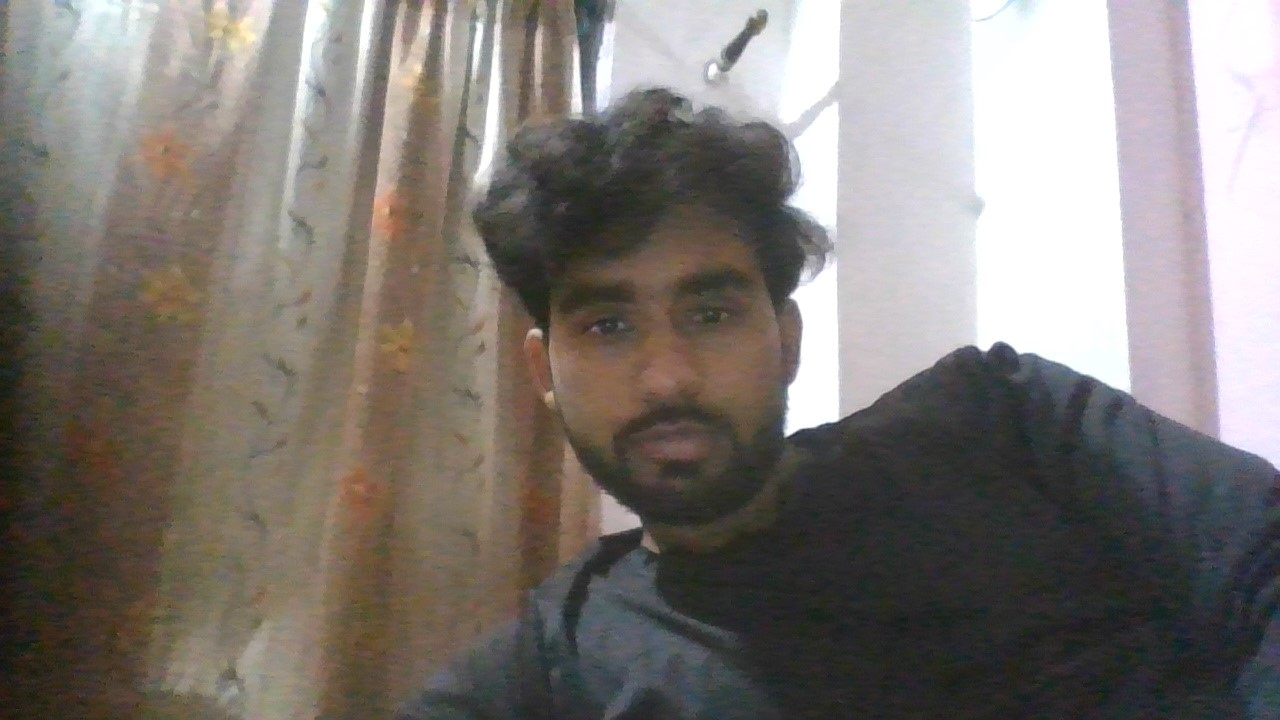
#> input picture Household_Members/Akshat/Akshat_1.jpg, 1280 x 720 px
$ python PersonRecognition.py
#> lines starting #> are read from the running program, lines starting #| are printed output that depends on the picture; after the words box and inside, x2 and y2 are one past the last pixel; in counts of white or black regions, pixels touching at a corner belong together
import cv2
import os
import numpy as np
from datetime import datetime, timedelta

# Function to get greeting based on current time
def get_greeting():
    current_hour = datetime.now().hour
    if 5 <= current_hour < 12:
        return "Good Morning"
    elif 12 <= current_hour < 17:
        return "Good Afternoon"
    else:
        return "Good Evening"

# Creating the LBPH face recognizer
recognizer = cv2.face.LBPHFaceRecognizer_create()

# Loading the Haar cascade for face detection
face_cascade = cv2.CascadeClassifier(cv2.data.haarcascades + 'haarcascade_frontalface_default.xml')

# Initialize lists to hold the faces and labels and dictionary to map label names to numeric fields
known_faces = []
known_labels = []
label_map = {}

# Loading known faces and assigning labels (names)
label = 0
for person_folder in os.listdir('Household_Members'):
    person_path = os.path.join('Household_Members', person_folder)

    if os.path.isdir(person_path):
        # Assigning label for each person folder
        label_map[person_folder] = label
        label += 1

        # Loading images from each person's folder
        for filename in os.listdir(person_path):
            if filename.endswith(('.jpg', '.jpeg', '.png')):
                # Reading the image
                img_path = os.path.join(person_path, filename)
                image = cv2.imread(img_path, cv2.IMREAD_GRAYSCALE)
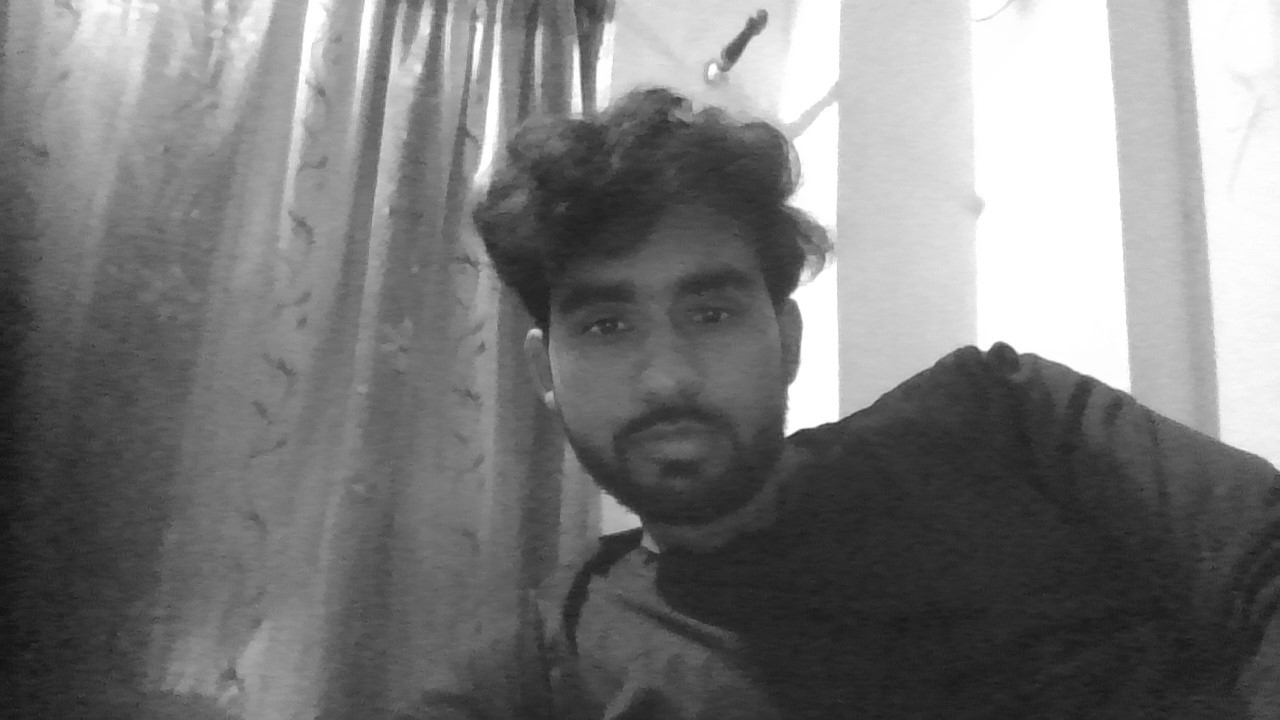
#> image: shape (720, 1280); min 18, max 255, mean 122.5

                # Detect faces in the image
                faces = face_cascade.detectMultiScale(image, scaleFactor=1.1, minNeighbors=5)
#> faces = [[495, 196, 324, 324]]

                for (x, y, w, h) in faces:
                    # Extract the face region of interest (ROI)
                    face = image[y:y+h, x:x+w]
                    known_faces.append(face)
                    known_labels.append(label_map[person_folder])
#> this loop made 1 pass
#> pass 1, `face = image[y:y+h, x:x+w]`:
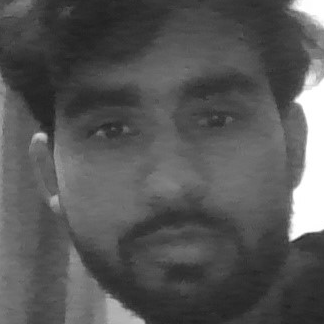
#> face: shape (324, 324); min 32, max 255, mean 86.6
#> after the loop, known_faces = 1 item; known_labels = [0]

# Training the recognizer with the known faces and labels
recognizer.train(known_faces, np.array(known_labels))

# Initializing the camera
cap = cv2.VideoCapture(0)

start_time = datetime.now()
person_detected = False

while True:
    # Capturing a frame from the camera
    ret, frame = cap.read()
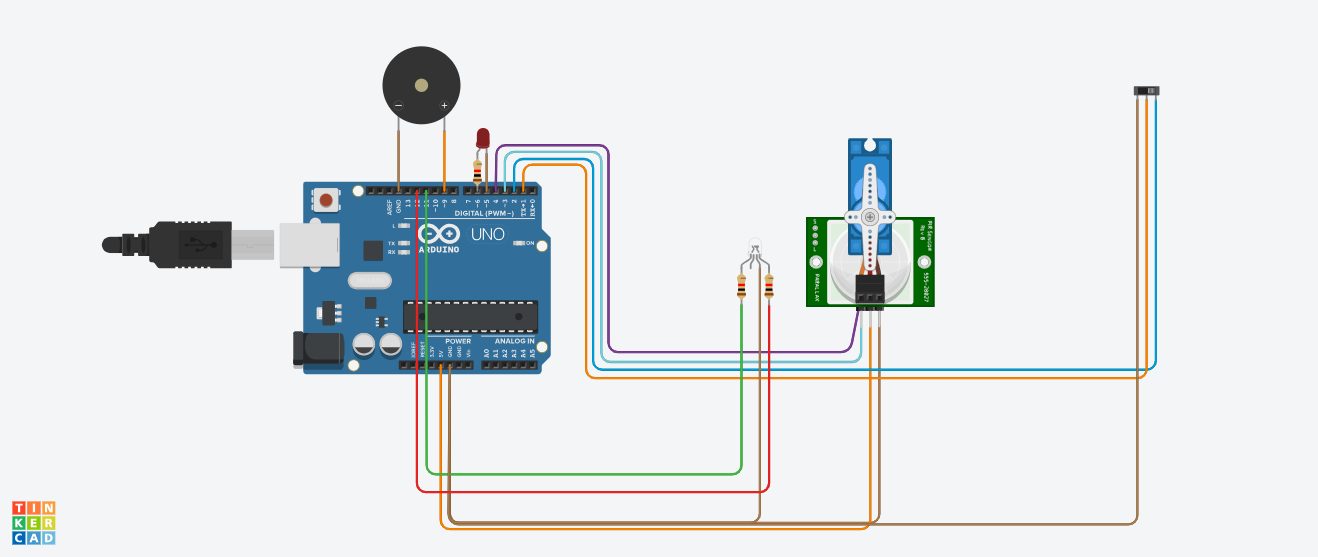
#> input picture smart_home_security_arduino.png, 1318 x 557 px, given in place of the camera
#> frame is the input picture: shape (557, 1318, 3); mean B, G, R 230, 228.7, 225.1
    if not ret:
        break

    # Converting frame to grayscale
    gray_frame = cv2.cvtColor(frame, cv2.COLOR_BGR2GRAY)
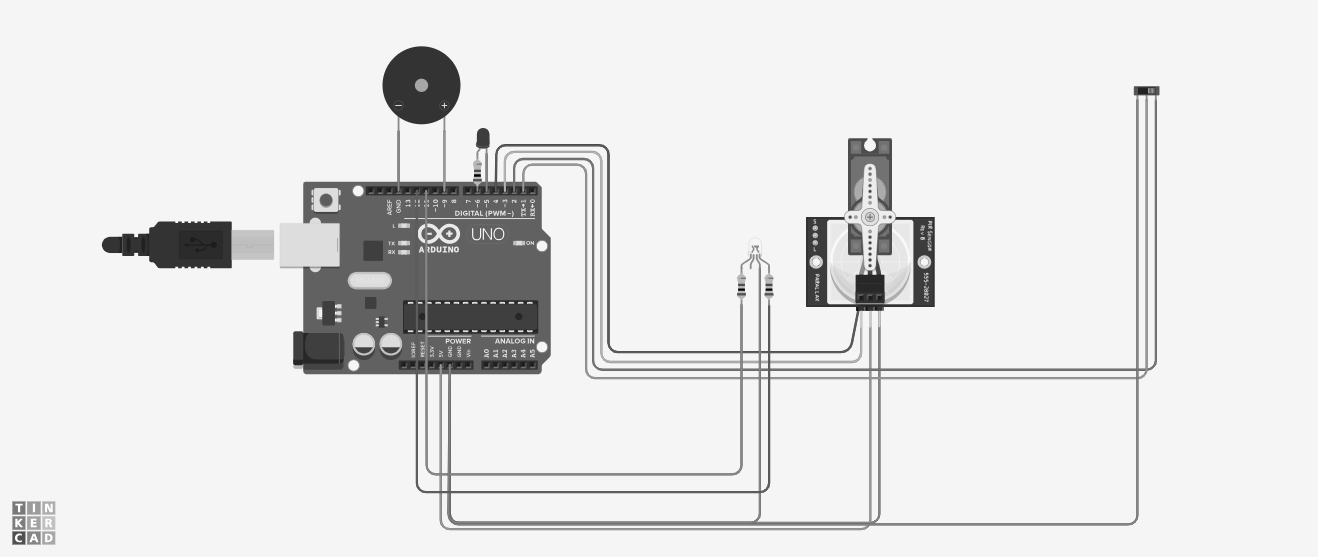
#> gray_frame: shape (557, 1318); min 0, max 255, mean 227.9
    # Detecting faces in grayscale frame
    faces = face_cascade.detectMultiScale(gray_frame, scaleFactor=1.1, minNeighbors=5)
#> faces = ()

    if len(faces) > 0:
        person_detected = True

    if len(faces) == 0:
        cv2.putText(frame, "No Person Detected", (50, 50), cv2.FONT_HERSHEY_SIMPLEX, 1.0, (0, 0, 255), 2)
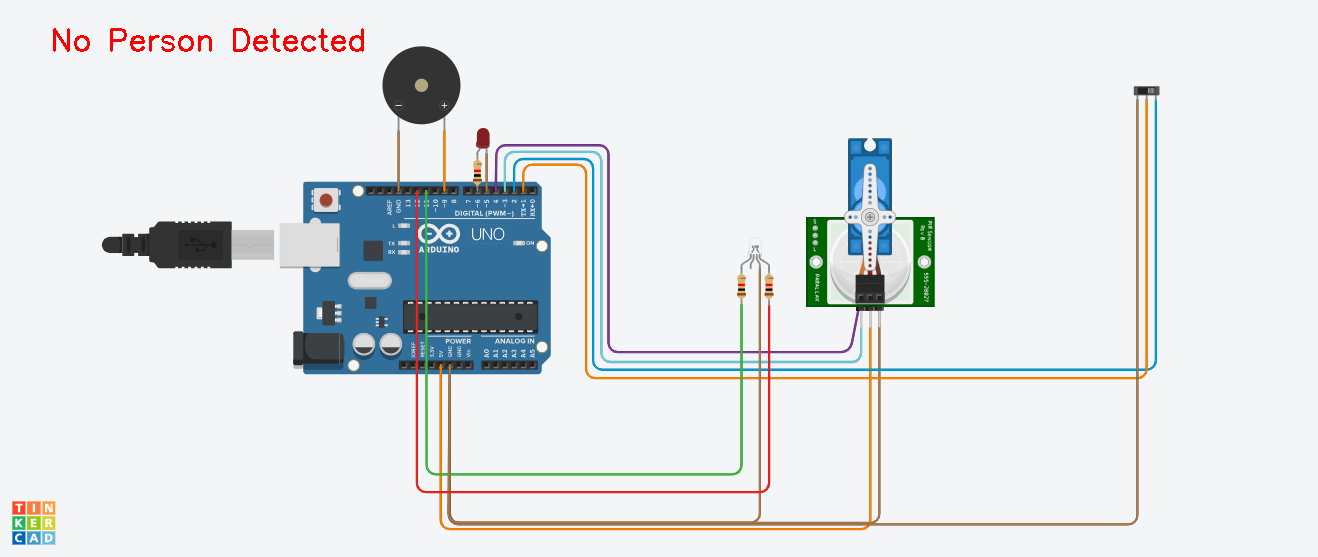
#> frame: shape (557, 1318, 3); 0.29% of pixels changed, all inside (x1, y1, x2, y2) = (53, 28, 364, 52)

    for (x, y, w, h) in faces:
        # Extracting the face ROI from the grayscale frame
        face = gray_frame[y:y+h, x:x+w]
        # Predicting the label and confidence for the face
        label, confidence = recognizer.predict(face)
        name = "Unknown"

        if confidence < 40:  # Confidence threshold
            name = list(label_map.keys())[list(label_map.values()).index(label)]
            print(f"Person recognized as {name}. Opening the door.")
            cv2.putText(frame, f"recognized {name}", (x, y - 10), cv2.FONT_HERSHEY_SIMPLEX, 0.9, (36, 255, 12), 2)

            main_image_path = None
            for ext in ['jpg', 'jpeg', 'png']:
                main_image_path = os.path.join('Household_Members', name, f"{name}_Main.{ext}")
                if os.path.exists(main_image_path):
                    break

            if main_image_path is not None and os.path.exists(main_image_path):
                main_image = cv2.imread(main_image_path)
                if main_image is not None:
                    # Resize the main image to fit in the left side of the screen
                    main_image_height = cap.get(cv2.CAP_PROP_FRAME_HEIGHT)
                    main_image_width = cap.get(cv2.CAP_PROP_FRAME_WIDTH) // 2
                    main_image = cv2.resize(main_image, (int(main_image_width), int(main_image_height)))

                    # Create the welcome message image with SmokyWhite background
                    welcome_image = np.full((int(main_image_height), int(main_image_width), 3), (245, 245, 245), dtype=np.uint8)  # SmokyWhite background
                    greeting = get_greeting()
                    lines = [greeting, name, "Welcome Home!"]
                    line_height = cv2.getTextSize(lines[0], cv2.FONT_HERSHEY_SIMPLEX, 1, 2)[0][1] + 10

                    for i, line in enumerate(lines):
                        text_size = cv2.getTextSize(line, cv2.FONT_HERSHEY_SIMPLEX, 1, 2)[0]
                        text_x = (welcome_image.shape[1] - text_size[0]) // 2
                        text_y = (welcome_image.shape[0] - len(lines) * line_height) // 2 + (i * line_height)
                        cv2.putText(welcome_image, line, (text_x, text_y), cv2.FONT_HERSHEY_SIMPLEX, 1, (0, 255, 0), 2)  # Green text color

                    # Combine the main image and the welcome message
                    combined_image = np.hstack((main_image, welcome_image))

                    # Show the combined image in full screen
                    cv2.namedWindow('Recognized Person', cv2.WND_PROP_FULLSCREEN)
                    cv2.setWindowProperty('Recognized Person', cv2.WND_PROP_FULLSCREEN, cv2.WINDOW_FULLSCREEN)
                    cv2.imshow('Recognized Person', combined_image)
                    cv2.waitKey(5000)  # Display for 5 seconds
                else:
                    print(f"Main image for {name} could not be read.")
            else:
                print(f"Main image for {name} not found.")

            # Release the camera and close windows
            cap.release()
            cv2.destroyAllWindows()
            exit()
        else:
            print("Person not recognized. Ringing the doorbell.")
            cv2.putText(frame, "Person not recognized", (50, 50), cv2.FONT_HERSHEY_SIMPLEX, 1.0, (0, 0, 255), 2)

        # Drawing a rectangle around the face
        cv2.rectangle(frame, (x, y), (x+w, y+h), (255, 0, 0), 2)
        # Drawing a filled rectangle below the face
        cv2.rectangle(frame, (x, y+h+10), (x+w, y+h+35), (255, 0, 0), cv2.FILLED)
        # Putting the name of person on the rectangle
        cv2.putText(frame, name, (x + 6, y + h + 30), cv2.FONT_HERSHEY_DUPLEX, 1.0, (255, 255, 255), 1)

    # Display the resulting frame in full screen
    cv2.namedWindow('Camera Feed', cv2.WND_PROP_FULLSCREEN)
    cv2.setWindowProperty('Camera Feed', cv2.WND_PROP_FULLSCREEN, cv2.WINDOW_FULLSCREEN)
    cv2.imshow('Camera Feed', frame)

    # Break the loop if 'q' is pressed
    if cv2.waitKey(1) & 0xFF == ord('q'):
#> (key q is pressed here)
        break

    # Check if 15 seconds have passed
    if datetime.now() - start_time > timedelta(seconds = 15):

        # Create the message image with SmokyWhite background
        message_image = np.full((int(cap.get(cv2.CAP_PROP_FRAME_HEIGHT)), int(cap.get(cv2.CAP_PROP_FRAME_WIDTH)), 3), (245, 245, 245), dtype=np.uint8)  # SmokyWhite background

        if person_detected:
            lines = ["Person Not Recognised", "Ringing the Door Bell"]
        else:
            lines = ["No Person Detected", "Turning off Camera"]

        line_height = cv2.getTextSize(lines[0], cv2.FONT_HERSHEY_SIMPLEX, 1, 2)[0][1] + 10

        for i, line in enumerate(lines):
            text_size = cv2.getTextSize(line, cv2.FONT_HERSHEY_SIMPLEX, 1, 2)[0]
            text_x = (message_image.shape[1] - text_size[0]) // 2
            text_y = (message_image.shape[0] - len(lines) * line_height) // 2 + (i * line_height)
            cv2.putText(message_image, line, (text_x, text_y), cv2.FONT_HERSHEY_SIMPLEX, 1, (0, 0, 255), 2)  # Red text color

        # Show the message image in full screen
        cv2.namedWindow('UnRecognised Person/No Person Detected', cv2.WND_PROP_FULLSCREEN)
        cv2.setWindowProperty('UnRecognised Person/No Person Detected', cv2.WND_PROP_FULLSCREEN, cv2.WINDOW_FULLSCREEN)
        cv2.imshow('UnRecognised Person/No Person Detected', message_image)
        cv2.waitKey(5000)
        cap.release()
        cv2.destroyAllWindows()
        exit()
